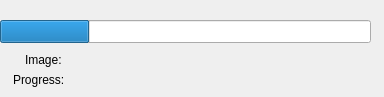
<?xml version="1.0" encoding="UTF-8"?>
<ui version="4.0">
 <class>UpdateDialog</class>
 <widget class="QDialog" name="UpdateDialog">
  <property name="geometry">
   <rect>
    <x>0</x>
    <y>0</y>
    <width>384</width>
    <height>97</height>
   </rect>
  </property>
  <property name="windowTitle">
   <string>Dialog</string>
  </property>
  <widget class="QProgressBar" name="updateprogressBar">
   <property name="geometry">
    <rect>
     <x>0</x>
     <y>20</y>
     <width>371</width>
     <height>23</height>
    </rect>
   </property>
   <property name="value">
    <number>24</number>
   </property>
   <property name="textVisible">
    <bool>false</bool>
   </property>
  </widget>
  <widget class="QLabel" name="updatelabel">
   <property name="geometry">
    <rect>
     <x>13</x>
     <y>70</y>
     <width>71</width>
     <height>20</height>
    </rect>
   </property>
   <property name="text">
    <string>Progress:</string>
   </property>
  </widget>
  <widget class="QLabel" name="UpdateStatusLabel">
   <property name="geometry">
    <rect>
     <x>75</x>
     <y>70</y>
     <width>291</width>
     <height>21</height>
    </rect>
   </property>
   <property name="frameShape">
    <enum>QFrame::NoFrame</enum>
   </property>
   <property name="frameShadow">
    <enum>QFrame::Plain</enum>
   </property>
   <property name="text">
    <string/>
   </property>
  </widget>
  <widget class="QLabel" name="updatefilelabel">
   <property name="geometry">
    <rect>
     <x>25</x>
     <y>50</y>
     <width>51</width>
     <height>20</height>
    </rect>
   </property>
   <property name="text">
    <string>Image:</string>
   </property>
  </widget>
  <widget class="QLabel" name="updatefilenamelabel">
   <property name="geometry">
    <rect>
     <x>70</x>
     <y>50</y>
     <width>301</width>
     <height>21</height>
    </rect>
   </property>
   <property name="text">
    <string/>
   </property>
  </widget>
 </widget>
 <resources/>
 <connections/>
</ui>
